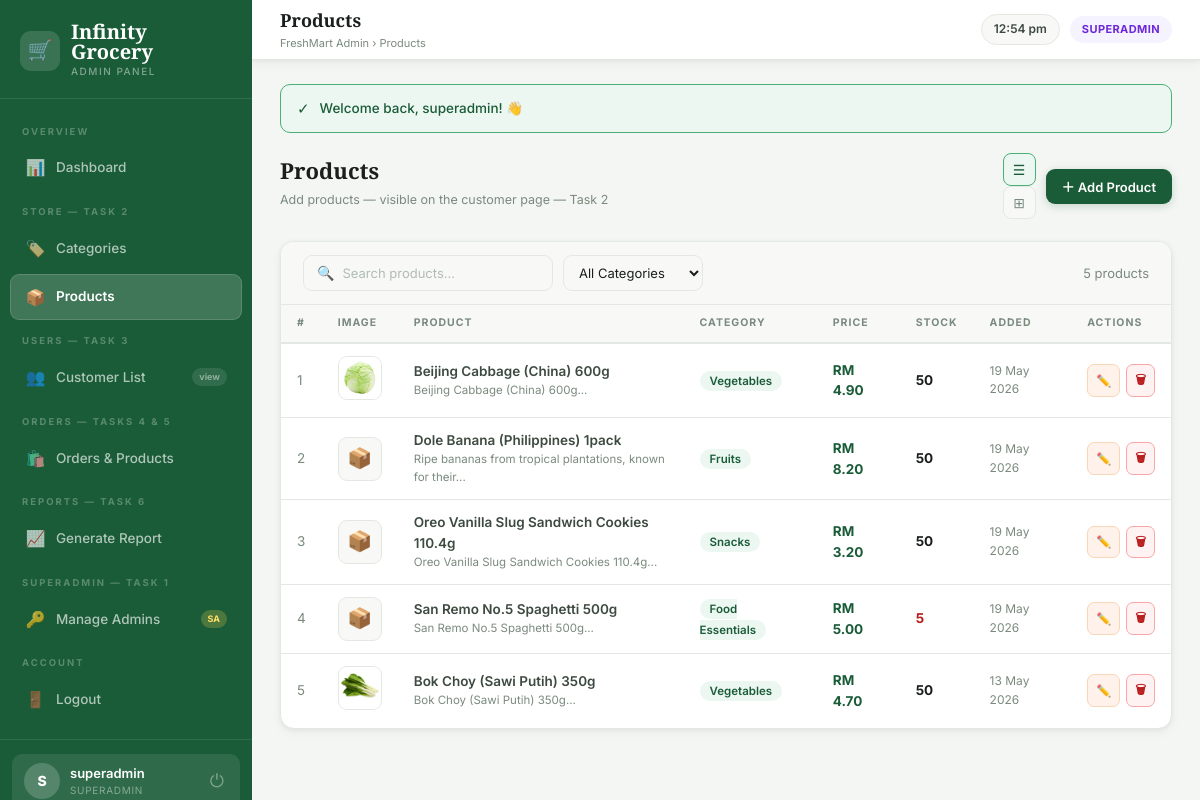
The page /admin/pages/products.php (signed in) on the database its author committed.
### tables this page shows
CREATE TABLE IF NOT EXISTS products (
    product_id INT PRIMARY KEY AUTO_INCREMENT,
    category_id int NOT NULL,
    name VARCHAR(255) NOT NULL,
    description TEXT,
    price DECIMAL(10, 2) NOT NULL,
    stock_quantity int NOT NULL,
    created_at TIMESTAMP NOT NULL DEFAULT CURRENT_TIMESTAMP,
    FOREIGN KEY (category_id) REFERENCES categories(category_id),
    product_image VARCHAR(255)
);

CREATE TABLE IF NOT EXISTS categories (
    category_id INT PRIMARY KEY AUTO_INCREMENT,
    category_name VARCHAR(255) NOT NULL UNIQUE
);

### admin/pages/products.php (the view, shortened to what this page needs)
<?php
require_once '../includes/auth.php';
$db = getDB();
$view    = $_GET['view'] ?? 'table';
$search  = sanitize($_GET['search'] ?? '');
$fcat    = (int)($_GET['category'] ?? 0);
$where   = "WHERE 1";
$result = $db->query("
    SELECT p.*, c.category_name
    FROM products p LEFT JOIN categories c ON p.category_id=c.category_id
    $where ORDER BY p.created_at DESC
");
$rows = [];
while ($r = $result->fetch_assoc()) $rows[] = $r;
require_once '../includes/header.php';
?>
<div class="page-head">
    <div>
        <h2>Products</h2>
        <p>Add products — visible on the customer page — Task 2</p>
    </div>
    <div style="display:flex;gap:10px;align-items:center">
        <div class="view-toggle">
            <a href="?view=table&search=<?= $search ?>&category=<?= $fcat ?>" class="vt-btn <?= $view==='table'?'active':'' ?>" title="Table">☰</a>
            <a href="?view=grid&search=<?= $search ?>&category=<?= $fcat ?>"  class="vt-btn <?= $view==='grid'?'active':'' ?>"  title="Grid">⊞</a>
        </div>
        <button class="btn btn-primary" onclick="openModal('addModal')">＋ Add Product</button>
    </div>
</div>
<div class="card">
    <div class="filters-row">
        <form method="GET" style="display:flex;gap:10px;align-items:center;flex-wrap:wrap">
            <div class="search-bar">
                <span class="si">🔍</span>
                <input type="text" name="search" placeholder="Search products..." value="<?= $search ?>">
            </div>
            <select name="category" onchange="this.form.submit()">
                <option value="">All Categories</option>
            </select>
        </form>
        <span style="margin-left:auto;font-size:13px;color:var(--text3)"><?= count($rows) ?> products</span>
    </div>
    <?php if (empty($rows)): ?>
        <div class="empty-state"><div class="ei">📦</div><p>No products found</p></div>
    <?php else: ?>
    <div class="table-wrap">
        <table>
            <thead>
                <tr>
                    <th>#</th><th>Image</th><th>Product</th><th>Category</th>
                    <th>Price</th><th>Stock</th><th>Added</th><th>Actions</th>
                </tr>
            </thead>
            <tbody>
            <?php $i=1; foreach ($rows as $p): ?>
            <tr>
                <td style="color:var(--text3)"><?= $i++ ?></td>
                <td>
                    <?php if ($p['product_image']): ?>
                    <img src="<?= sanitize($p['product_image']) ?>" class="p-thumb" alt=""
                         onerror="this.style.display='none';this.nextElementSibling.style.display='flex'">
                    <div class="p-thumb-ph" style="display:none">📦</div>
                    <?php else: ?><div class="p-thumb-ph">📦</div><?php endif; ?>
                </td>
                <td>
                    <div style="font-weight:600"><?= sanitize($p['name']) ?></div>
                    <?php if ($p['description']): ?>
                    <div style="font-size:11.5px;color:var(--text3)"><?= substr(sanitize($p['description']),0,55) ?>...</div>
                    <?php endif; ?>
                </td>
                <td>
                    <span style="background:var(--green-bg);color:var(--green);padding:3px 10px;border-radius:20px;font-size:11.5px;font-weight:600">
                        <?= sanitize($p['category_name']) ?>
                    </span>
                </td>
                <td><strong style="color:var(--green)"><?= formatRM($p['price']) ?></strong></td>
                <td>
                    <span style="font-weight:700;color:<?= $p['stock_quantity']<=5?'var(--red)':($p['stock_quantity']<=15?'var(--orange)':'var(--text)') ?>">
                        <?= $p['stock_quantity'] ?>
                    </span>
                </td>
                <td style="color:var(--text3);font-size:12px"><?= date('d M Y', strtotime($p['created_at'])) ?></td>
                <td>
                    <div style="display:flex;gap:6px">
                        <button class="btn btn-orange btn-sm btn-icon" onclick='editProduct(<?= htmlspecialchars(json_encode($p)) ?>)'>✏️</button>
                        <a href="products.php?delete=<?= $p['product_id'] ?>"
                           class="btn btn-danger btn-sm btn-icon"
                           onclick="return confirm('Delete?')">🗑</a>
                    </div>
                </td>
            </tr>
            <?php endforeach; ?>
            </tbody>
        </table>
    </div>
    <?php endif; ?>
</div>
<?php require_once '../includes/footer.php'; ?>

### admin/assets/css/style.css (style rules this page uses)
:root { --bg: #f4f6f3; --surface: #ffffff; --surface2: #f8f9f7; --border: #e4e8e2; --border2: #d0d5cc; --green: #1a5c38; --green2: #27764a; --green3: #4caf76; --green-lt: #d4edde; --green-bg: #edf7f1; --text: #1a1f1c; --text2: #3d4a40; --text3: #7a8a7e; --text4: #b0bcb4; --orange: #c95f1e; --orange-bg: #fef2eb; --red: #b91c1c; --red-bg: #fef2f2; --blue: #1d6fa4; --blue-bg: #eff6fc; --yellow: #a16207; --yellow-bg: #fefce8; --purple: #6d28d9; --purple-bg: #f5f3ff; --sidebar-w: 252px; --topbar-h: 60px; --radius: 10px; --radius-lg: 14px; --shadow: 0 1px 4px rgba(0,0,0,.06), 0 4px 12px rgba(0,0,0,.04); --shadow-md: 0 4px 20px rgba(0,0,0,.10); --shadow-lg: 0 8px 40px rgba(0,0,0,.14); --font: 'Inter', sans-serif; --font-s: 'Playfair Display', serif; }
*,*::before,*::after { margin:0;padding:0;box-sizing:border-box }
body { font-family:var(--font);background:var(--bg);color:var(--text);min-height:100vh;display:flex;font-size:14px;line-height:1.55 }
a { text-decoration:none;color:inherit }
button { font-family:var(--font) }
.page-head { display:flex;align-items:flex-start;justify-content:space-between;margin-bottom:22px;gap:12px }
.page-head h2 { font-family:var(--font-s);font-size:22px;font-weight:800 }
.page-head p { font-size:12.5px;color:var(--text3);margin-top:3px }
.card { background:var(--surface);border:1px solid var(--border);border-radius:var(--radius-lg);box-shadow:var(--shadow);overflow:hidden }
table { width:100%;border-collapse:collapse;font-size:13.5px }
thead tr { background:var(--surface2);border-bottom:2px solid var(--border) }
th { padding:10px 16px;text-align:left;font-size:10.5px;font-weight:700;letter-spacing:1px;text-transform:uppercase;color:var(--text3);white-space:nowrap }
td { padding:12px 16px;border-bottom:1px solid var(--border);vertical-align:middle;color:var(--text2) }
tbody tr:last-child td { border-bottom:none }
.btn { display:inline-flex;align-items:center;gap:6px;padding:8px 16px;border-radius:9px;border:none;cursor:pointer;font-family:var(--font);font-size:13px;font-weight:600;transition:all .16s;text-decoration:none;white-space:nowrap }
.btn-primary { background:var(--green);color:#fff;box-shadow:0 2px 8px rgba(26,92,56,.22) }
.btn-danger { background:var(--red-bg);color:var(--red);border:1px solid #fca5a5 }
.btn-orange { background:var(--orange-bg);color:var(--orange);border:1px solid #fcd5b5 }
.btn-sm { padding:5px 11px;font-size:12px;border-radius:7px }
.btn-icon { padding:6px 8px }
input[type=text],input[type=email],input[type=number],input[type=password],textarea,select { width:100%;background:var(--surface2);border:1.5px solid var(--border);border-radius:9px;padding:10px 13px;color:var(--text);font-family:var(--font);font-size:13.5px;outline:none;transition:all .17s }
select option { background:#fff }
.search-bar { display:flex;align-items:center;gap:8px;padding:0 13px;background:var(--surface2);border:1.5px solid var(--border);border-radius:9px;width:250px;transition:all .17s }
.search-bar .si { font-size:14px;color:var(--text4);flex-shrink:0 }
.search-bar input { border:none;background:transparent;padding:9px 0;font-size:13px;color:var(--text);outline:none;width:100%;box-shadow:none }
.search-bar input::placeholder { color:var(--text4) }
.filters-row { display:flex;align-items:center;gap:10px;padding:13px 22px;border-bottom:1px solid var(--border);background:var(--surface2);flex-wrap:wrap }
.filters-row select { width:auto;padding:8px 11px;font-size:13px }
.p-thumb { width:44px;height:44px;border-radius:9px;object-fit:cover;border:1px solid var(--border);background:var(--surface2);flex-shrink:0 }
.p-thumb-ph { width:44px;height:44px;border-radius:9px;background:var(--surface2);border:1px solid var(--border);display:flex;align-items:center;justify-content:center;font-size:20px;flex-shrink:0 }
.vt-btn { width:33px;height:33px;border-radius:8px;border:1.5px solid var(--border);background:var(--surface2);color:var(--text3);cursor:pointer;display:flex;align-items:center;justify-content:center;font-size:14px;transition:all .15s;text-decoration:none }
.vt-btn.active,.vt-btn:hover { background:var(--green-bg);border-color:var(--green3);color:var(--green) }

### rows shown on the page
products: product_image (picture), name "Beijing Cabbage (China) 600g", description "Beijing Cabbage (China) 600g", category.category_name "Vegetables", price "RM 4.90", stock_quantity "50", created_at "19 May 2026"
products: name "Dole Banana (Philippines) 1pack", description "Ripe bananas from tropical plantations, known for their", category.category_name "Fruits", price "RM 8.20", stock_quantity "50", created_at "19 May 2026"
products: name "Oreo Vanilla Slug Sandwich Cookies 110.4g", description "Oreo Vanilla Slug Sandwich Cookies 110.4g", category.category_name "Snacks", price "RM 3.20", stock_quantity "50", created_at "19 May 2026"
products: name "San Remo No.5 Spaghetti 500g", description "San Remo No.5 Spaghetti 500g", category.category_name "Food Essentials", price "RM 5.00", stock_quantity "5", created_at "19 May 2026"
products: product_image (picture), name "Bok Choy (Sawi Putih) 350g", description "Bok Choy (Sawi Putih) 350g", category.category_name "Vegetables", price "RM 4.70", stock_quantity "50", created_at "13 May 2026"

### other values the page prints
substr(getAdminName(),0,1) "S"
getAdminName() "superadmin"
$role "SUPERADMIN"
$page_title "Products"
$icon "✓"
$f['msg'] "Welcome back, superadmin! 👋"
count($rows) "5"
